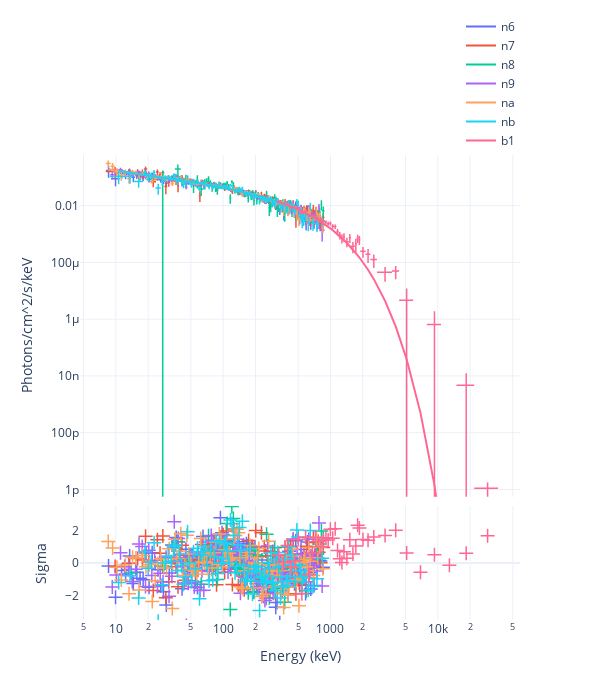

Source (notebook cell):
### Code cell
fig = Plot.infer(post, style='NE')
fig.save(f'{savepath}/phtspec')
